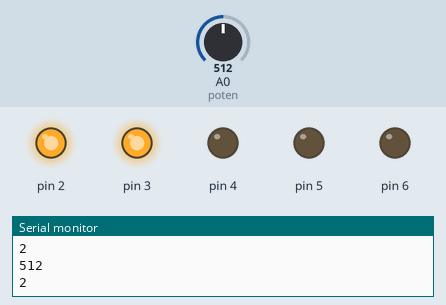
Recording of a sketch running on a simulated Arduino Uno, built with avr-gcc and run on an emulated ATmega328P. On the bench: output pins drawn as LEDs (lit = HIGH), the last lines printed to the serial monitor. Inputs (shaded band) come from the test bench; at power-on: A0 (poten) = 512.

Above: at 1.2 s.
1.3 s: A0 (poten) set to 597
2.8 s: A0 (poten) set to 623
At 4.0 s:
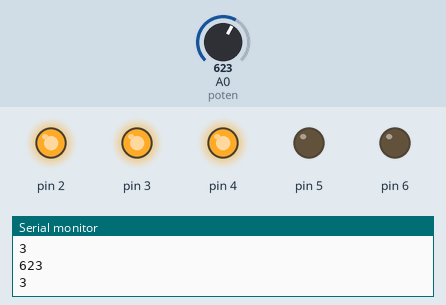
4.3 s: A0 (poten) set to 800
5.8 s: A0 (poten) set to 832
At 7.0 s:
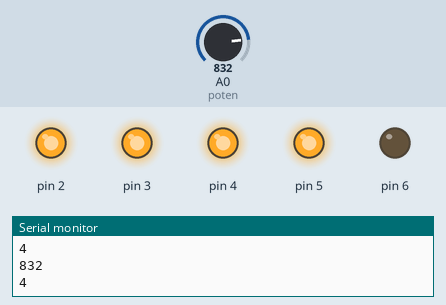
7.3 s: A0 (poten) set to 1012
8.8 s: A0 (poten) set to 1023
At 9.4 s:
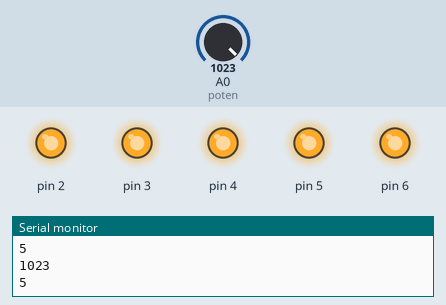
Timing chart, 0 to 11.3 s (numbered marks = the images above; inputs shaded):
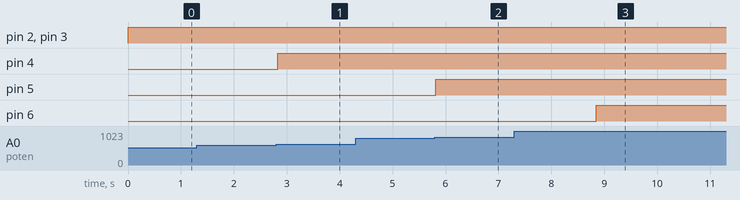

Measured:
- the behaviour switches between 613 and 614 on A0 (poten) (found by bisection; images 0 and 1)
- the behaviour switches between 818 and 819 on A0 (poten) (found by bisection; images 1 and 2)
- the behaviour switches between 1022 and 1023 on A0 (poten) (found by bisection; images 2 and 3)
- after the input at 2.8 s, pin 4: LOW → HIGH at once
- after the input at 5.8 s, pin 5: LOW → HIGH at once
- after the input at 8.8 s, pin 6: LOW → HIGH after 0.05 s

The sketch:

Arduino_Tuey_Raise2.ino
```cpp
void setup() {

    Serial.begin(9600);
    pinMode(2,OUTPUT);
    pinMode(3,OUTPUT);
    pinMode(4,OUTPUT);
    pinMode(5,OUTPUT);
    pinMode(6,OUTPUT);

    pinMode(A0,INPUT); // poten
}

void loop() {
  Serial.println(analogRead(A0));
  int mode = map(analogRead(A0) , 0 , 1023, 0, 5 );
                              //min เก่า, max  เก่า, min  ใหม่, max ใหม่
  Serial.println(mode);

  if (mode == 0){
    digitalWrite(2, LOW);
    digitalWrite(3, LOW);
    digitalWrite(4, LOW);
    digitalWrite(5, LOW);
    digitalWrite(6, LOW);
  }

 else if(mode == 1){
    digitalWrite(2, HIGH);
    digitalWrite(3, LOW);
    digitalWrite(4, LOW);
    digitalWrite(5, LOW);
    digitalWrite(6, LOW);
 }

 else if (mode == 2){
    digitalWrite(2, HIGH);
    digitalWrite(3, HIGH);
    digitalWrite(4, LOW);
    digitalWrite(5, LOW);
    digitalWrite(6, LOW);
 }

  else if (mode == 3){
    digitalWrite(2, HIGH);
    digitalWrite(3, HIGH);
    digitalWrite(4, HIGH);
    digitalWrite(5, LOW);
    digitalWrite(6, LOW);
 }

  else if (mode == 4){
    digitalWrite(2, HIGH);
    digitalWrite(3, HIGH);
    digitalWrite(4, HIGH);
    digitalWrite(5, HIGH);
    digitalWrite(6, LOW);
}

  else if (mode == 5){
    digitalWrite(2, HIGH);
    digitalWrite(3, HIGH);
    digitalWrite(4, HIGH);
    digitalWrite(5, HIGH);
    digitalWrite(6, HIGH);
  }
  delay(50);
}
```
